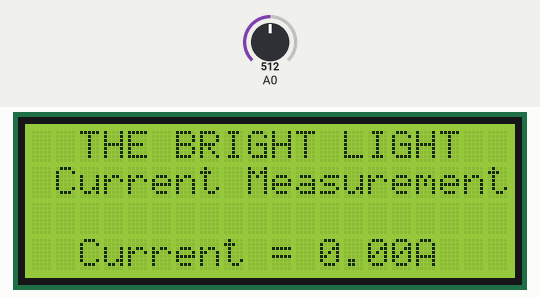
A sketch run on a simulated Arduino Uno, built with avr-gcc and run on an emulated ATmega328P. On the bench: 20×4 character LCD. The inputs (shaded band) are chosen by the test bench; at power-on: A0 = 512.

Above: at 1.2 s.
1.3 s: A0 set to 716
At 2.1 s:
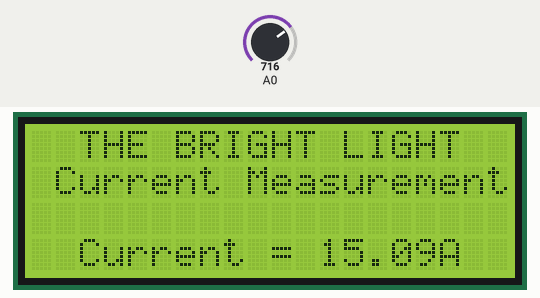
2.9 s: A0 set to 900
At 4.0 s:
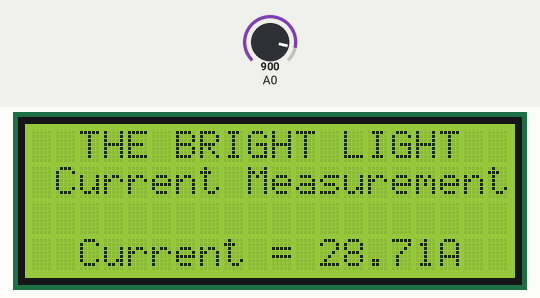
4.4 s: A0 set to 1023
At 4.9 s:
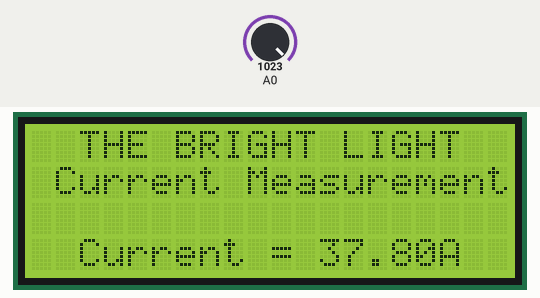
Timing chart, 0 to 7.4 s (numbered marks = the images above; inputs shaded):
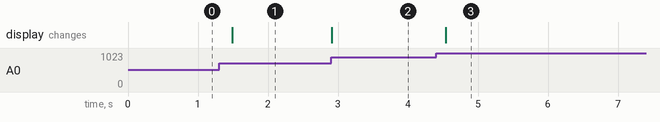

The sketch:

Code.ino
```cpp
// include the library code:
#include <LiquidCrystal.h> //library for LCD

// initialize the library with the numbers of the interface pins
LiquidCrystal lcd(13, 12, 11, 10, 9, 8);

//Measuring Current Using ACS712
int sensitivity = 66; // use 185 for 5A Module and 100 for 20A Module
int adcvalue= 0;
int offsetvoltage = 2500;  //Sensor Callibration
double Voltage = 0; //voltage measuring
double ecurrent = 0;// Current measuring

void setup()
{
  lcd.begin(20, 4); // set up the LCD's number of columns and rows:
  lcd.setCursor(0,0);
  lcd.print("  THE BRIGHT LIGHT    ");
  lcd.setCursor(0,1);
  lcd.print(" Current Measurement  ");
}

void loop()
{
  // Measure The Current ***********************************
  adcvalue = analogRead(A0);//reading the value from the analog pin A0
  Voltage = (adcvalue / 1024.0) * 5000; // Gets you mV
  ecurrent = ((Voltage - offsetvoltage) / sensitivity);
  lcd.setCursor(0,3);
  lcd.print("  Current = ");
  lcd.print(ecurrent);
  lcd.print("A"); //unit for the current to be measured
  delay(200);
}
```

Measured:
- after the input at 1.3 s, the display: changes after 0.19 s (image 1)
- after the input at 2.9 s, the display: changes at once (image 2)
- after the input at 4.4 s, the display: changes after 0.14 s (image 3)
